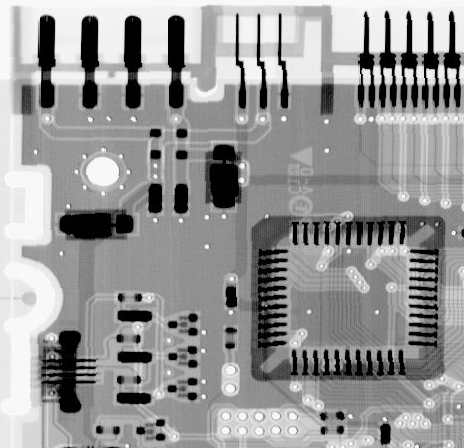
#> input picture CH05/Fig0507(a)(ckt-board-orig).tif, 464 x 448 px, found by its file name
$ python C_expt4b.py
#> lines starting #> are read from the running program, lines starting #| are printed output that depends on the picture; after the words box and inside, x2 and y2 are one past the last pixel; in counts of white or black regions, pixels touching at a corner belong together
### important_classes/noise_models.py
'''
Noise Models includes:
a) Gaussian Noise
b) Uniform Noise
c) Impulse (salt and pepper) noise
f) Erlang Noise
d) Exponential Noise
e) Rayleigh Noise


'''
# important imports:
import numpy as np
from scipy import stats as st
import cv2 as cv

class NoiseModels:

    def __init__(self):
        # Gaussian Noise
        self.gaussian_noise=lambda size,mean,variance: np.random.normal(loc=mean,scale=np.sqrt(variance),size=size)

        # Uniform Noise:
        self.uniform_noise=lambda size,a,b:np.random.uniform(low=a,high=b,size=size)

        # Rayleigh Noise:
        self.rayleigh_noise=lambda size,a,b:st.rayleigh(a,b).rvs(size=size)

        # Erlang Noise:
        self.erlang_noise=lambda size, a,b:st.gamma(b,scale=(np.sqrt(b))/a).rvs(size=size)

        # Exponential Noise:
        self.exponential_noise=lambda size,a:st.expon(scale=1/a).rvs(size=size)


    def salt_pepper_noise(self,img,pp,ps):
        sp_img=np.copy(img)
        r,c=sp_img.shape
        pn_pxls=np.uint64(pp*r*c)
        sn_pxls=np.uint64(ps*r*c)
        locs=([(x,y) for x in range(0,r) for y in range(0,c)])
        np.random.shuffle(locs)
        pn_locs=locs[0:pn_pxls]
        locs=locs[::-1]
        sn_locs=locs[0:sn_pxls]

        for i in pn_locs:
            sp_img[i]=0
        for j in sn_locs:
            sp_img[j]=255

        return sp_img

    def add_noise(self,noise,img):
        return cv.add(noise, img, dtype=cv.CV_64F)

### important_classes/filters.py
'''
Filters:

    Notes:
    * The contents are designed for gray scale images

    # height         : no of rows in image
    # width          : no of columns in image
    # r              : height of original image
    # c              : width of original image
    # d_h            : needed height of padding /selecting neighbourhood
    # d_w            : needed width of padding /selecting neighbourhood
    # m_d_h          : max height of padding /selecting neighbourhood
    # m_d_w          : max width of padding /selecting neighbourhood
    # p_h            : image height after padding
    # p_w            : image width after padding
    # size_org       : size of original image
    # imax           : max possible intensity in the image
    # imin           : min possible intensity in the image
    # nh             : neighbourhood


    * Attributes:
        ** Filter Masks
            *** Smoothening Filter Masks
                # am_mask           : arithmetic filter mask
                # gaussian_mask     : gaussian filter mask

            *** Sharpening Filter Masks
                *** Laplacian Masks
                    # lap_mask90_le     : 90 degrees Laplacian mask (light edges)
                    # lap_mask90_de     : 90 degrees Laplacian mask (dark edges)
                    # lap_mask45_le     : 45 degrees Laplacian mask (light edges)
                    # lap_mask45_de     : 45 degrees Laplacian mask (dark edges)
                *** Line Detection Masks
                    # line_mask_x         : Horizontal line detection mask
                    # line_mask_y         : Vertical line detection mask
                    # line_mask_pxy       : 45 degrees diagonal line detection mask
                    # line_mask_nxy       : -45 degrees diagonal line detection mask
                *** Prewitt Masks
                    # prew_mask_x        : Horizontal Prewitt mask
                    # prew_mask_y        : Vertical Prewitt mask
                    # prew_mask_pxy      : 45 degrees diagonal Prewitt mask
                    # prew_mask_nxy      : -45 degrees diagonal Prewitt mask
                *** Sobel Masks
                    sobel_mask_x         : Horizontal Sobel mask
                    sobel_mask_y         : Vertical Sobel mask
                    sobel_mask_pxy       : 45 degrees diagonal Sobel mask
                    sobel_mask_nxy       : -45 degrees diagonal Sobel mask

            *** Smoothening Filters
                # am_flt            : arithmetic mean filter
                # gm_flt            : geometric mean filter
                # hm_flt            : harmonic mean filter
                # chm_flt           : contraharmonic filter

                **** Order Statistic Filters
                    # median_flt    : median filter
                    # max_flt       : max filter
                    # min_flt       : min filter
                    # midpt_flt     : midpoint filter
                    # alptrm_flt    : alpha-trimmed mean filter

            *** Minimum Mean Square Error (Weiner) Filtering

    * Methods:
        ** Pre-Post Processing
            # pad_img           : used to pad an image
            # unpad_img         : used to unpad a padded image
            # isc               : intensity scaling correction

        ** Applying Filters / Masks
            # flt_apply           : used to apply filters by passing flts / masks and image

        ** Adaptive Filters
            # adpt_median_flt           : adaptive median filter
            # adpt_lclnr_flt            : adaptive local noise reduction filter

        ** Frequency Domain Filters
            *** Laplacian Masks
            # idl_lp_flt                : ideal low pass filter
            # idl_hp_flt                : ideal high pass filter
            # bw_lp_flt                 : butterworth low pass filter
            # glp_flt                   : gaussian low pass filter
            # ghp_flt                   : gaussian high pass filter


'''

# Important imports
import numpy as np

class Filters():

    def __init__(self):
        '''Filter masks: Smoothening'''
        self.am_mask=lambda order:(1/(order**2))*np.ones((order,order))
        self.guassian_mask=lambda order,sigma:np.array([np.exp(-(x**2+y**2)/2*(sigma**2)) for x in range(-int(order/2),int(order/2)+1) for y in range(-int(order/2),int(order/2)+1)]).reshape(order,order)

    # # # # # # # # # # # # # # # # # # # # # # # # #
        '''Filter masks: Sharpening'''

        # Laplacian Masks:
        self.lap_mask90_le=np.array([[0,1,0],[1,-4,1],[0,1,0]])
        self.lap_mask90_de=np.array([[0,-1,0],[-1,4,-1],[0,-1,0]])
        self.lap_mask45_le=np.array([[1,1,1],[1,-8,1],[1,1,1]])
        self.lap_mask45_de=np.array([[-1,-1,-1],[-1,8,-1],[-1,-1,-1]])

        # Line Detection Masks:
        self.line_mask_x=np.array([[-1,-1,-1],[2,2,2],[-1,-1,-1]])
        self.line_mask_y=np.array([[-1,2,-1],[-1,2,-1],[-1,2,-1]])
        self.line_mask_pxy=np.array([[2,-1,-1],[-1,2,-1],[-1,-1,2]])
        self.line_mask_nxy=np.array([[-1,-1,2],[-1,2,-1],[2,-1,-1]])

        # Prewitt Masks:
        self.prew_mask_x=np.array([[-1,-1,-1],[0,0,0],[1,1,1]])
        self.prew_mask_y=np.array([[-1,0,1],[-1,0,1],[-1,0,1]])
        self.prew_mask_pxy=np.array([[0,1,1],[-1,0,1],[-1,-1,0]])
        self.prew_mask_nxy=np.array([[-1,-1,0],[-1,0,1],[0,1,1]])

        # Sobel Masks:
        self.sobel_mask_x=np.array([[-1,-2,-1],[0,0,0],[1,2,1]])
        self.sobel_mask_y=np.array([[-1,0,1],[-2,0,2],[-1,0,1]])
        self.sobel_mask_pxy=np.array([[0,1,2],[-1,0,1],[-2,-1,0]])
        self.sobel_mask_nxy=np.array([[-2,-1,0],[-1,0,1],[0,1,2]])

    # # # # # # # # # # # # # # # # # # # # # # # # #

        '''Filters: Smoothening'''
        self.am_flt=lambda nh: np.average(nh)

        self.gm_flt=lambda nh: np.abs(np.power(np.prod(nh),(1/nh.size),dtype=complex))

        self.hm_flt=lambda nh: 0 if 0 in nh else np.reciprocal(np.average(np.reciprocal(nh)))

        self.chm_flt=lambda q:lambda nh: 0 if(0 in nh and q<0) else 0 if np.abs(np.sum(np.power(nh,q,dtype=complex)))==0 else np.abs(np.sum(np.power(nh,q+1,dtype=complex)))/np.abs(np.sum(np.power(nh,q,dtype=complex)))

        ''' **** Order Statistic Filters'''
        self.median_flt=lambda nh: np.median(nh)
        self.max_flt =lambda nh: np.max(nh)
        self.min_flt=lambda nh: np.min(nh)
        self.midpt_flt=lambda nh: 0.5*(np.max(nh)+np.min(nh))
        self.alptrm_flt=lambda d:lambda nh:np.average(np.sort(np.ravel(nh))[int(d/2):(np.sort(np.ravel(nh)).size-int(d/2))])

    # # # # # # # # # # # # # # # # # # # # # # # # #

        '''Minimum Mean Square Error (Weiner) Filtering'''
        self.weiner_flt=lambda H,k: (1/H)*((np.abs(H)**2)/((np.abs(H)**2)+k))

    # # # # # # # # # # # # # # # # # # # # # # # # #


    ''' ** Preprocessing and Post Processing functions'''
    def pad_img(self, img, layers, pad_with=0):

        r, c = img.shape[0:2]
        d_h = layers
        d_w = layers
        p_h = r+d_h
        p_w = c+d_w

        if pad_with == 0:
            img_pd = np.zeros((p_h+d_h, p_w+d_h))
        else:
            img_pd = np.ones((p_h+d_h, p_w+d_h))*255

        for i in range(d_h, p_h):
            for j in range(d_w, p_w):
                img_pd[i][j] = img[i-d_h][j-d_w]
        return img_pd

    def unpad_img(self, img, size_org, layers):
        d_h = layers
        d_w = layers
        p_h = size_org[0]+d_h
        p_w = size_org[1]+d_w
        img_unpd = np.zeros((size_org[0], size_org[1]))
        for i in range(d_h, p_h):
            for j in range(d_w, p_w):
                img_unpd[i-d_h][j-d_w] = img[i][j]
        return img_unpd

    # [8 lines left out: function isc, not called in this run]


    # # # # # # # # # # # # # # # # # # # # # # # # #
    ''' ** Applying Filters and Filter Masks'''
    def flt_apply(self, img, ord=None, flt=None, mask=np.array([None]),pad_with=0):
        if mask.any()!=None:
            order=mask.shape[0]
        else:
            order=ord

        r, c = img.shape[0:2]
        d_h = int((order-1)/2)
        d_w = int((order-1)/2)
        p_h = r+d_h
        p_w = c+d_w

        img_pd = self.pad_img(img, d_h,pad_with=pad_with)
        flt_img = np.zeros(img_pd.shape)

        if mask.any()!=None and flt==None:
            for i in range(d_h, p_h):
                for j in range(d_w, p_w):
                    flt_img[i][j] = np.sum(img_pd[i-d_h:i+d_h+1, j-d_w:j+d_w+1] * mask)

        elif mask.any()==None and flt!=None:
            for i in range(d_h, p_h):
                for j in range(d_w, p_w):
                    flt_img[i][j] = flt(img_pd[i-d_h:i+d_h+1, j-d_w:j+d_w+1])


        return self.unpad_img(flt_img, img.shape[0:2], d_h)


    # # # # # # # # # # # # # # # # # # # # # # # # #

    '''** Adaptive Filters'''

    # Adaptive Median Filter:

    # [75 lines left out: functions adpt_median_flt, adpt_lclnr_flt, not called in this run]


    # # # # # # # # # # # # # # # # # # # # # # # # #

    ''' Frequency Domain Filters'''

    # Ideal lowpass filter:
    # [53 lines left out: functions idl_lp_flt, idl_hp_flt, bw_lp_flt, glp_flt, ghp_flt, not called in this run]


### _C/C_expt4b.py
'''
C_expt No. 4b:

Using 3*3  Max, Min, Midpoint filters

'''


# important imports:
from matplotlib import pyplot as plt,gridspec as gs

### adding path to dip_toolbox
import sys
sys.path.append('./')

from dip_toolbox import NoiseModels, Filters

# creating objects from NoiseModels and Filters class:
nm=NoiseModels()
flt=Filters()

# importing original image:
img1=plt.imread('CH05\Fig0507(a)(ckt-board-orig).tif')
#> img1 is the input picture: shape (448, 464); min 0, max 255, mean 150.8

# adding noise to original image:

### salt noise with Ps=0.1
sn_img=nm.salt_pepper_noise(img1,0,0.1)
#> after the loop in salt_pepper_noise, `for j in sn_locs:`: sp_img: shape (448, 464); 9.99% of pixels changed, all inside (x1, y1, x2, y2) = (0, 0, 464, 448)
### pepper noise with Ps=0.1
pn_img=nm.salt_pepper_noise(img1,0.1,0)
#> call 2 of salt_pepper_noise, with pp = 0.1, ps = 0
#> after the loop in salt_pepper_noise (call 2), `for i in pn_locs:`:
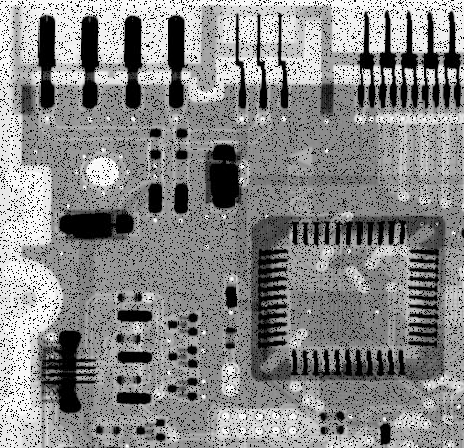
#> sp_img: shape (448, 464); 9.38% of pixels changed, all inside (x1, y1, x2, y2) = (0, 0, 464, 448)
### salt and pepper noise with Pp=Ps=0.1
spn_img=nm.salt_pepper_noise(img1,0.1,0.1)
#> call 3 of salt_pepper_noise, with pp = 0.1, ps = 0.1
#> after the loop in salt_pepper_noise (call 3), `for i in pn_locs:`:
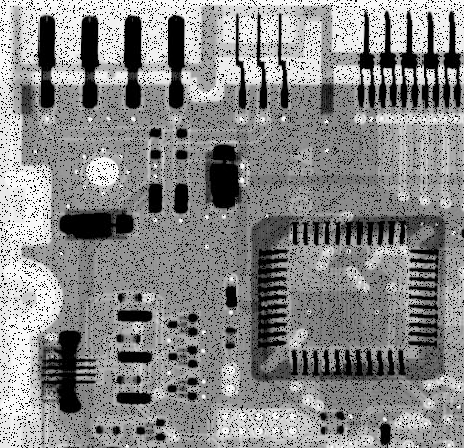
#> sp_img: shape (448, 464); 9.37% of pixels changed, all inside (x1, y1, x2, y2) = (0, 0, 464, 448)
#> after the loop in salt_pepper_noise (call 3), `for j in sn_locs:`:
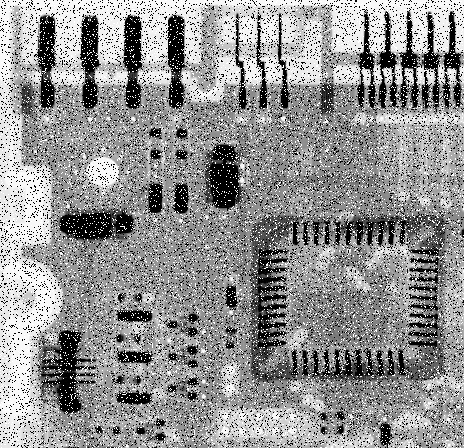
#> sp_img: shape (448, 464); 9.99% of pixels changed, all inside (x1, y1, x2, y2) = (0, 0, 464, 448)

### guassian noise with mean:5 and variance:1000
gn=nm.gaussian_noise(img1.shape,5,1000)
img_gn=nm.add_noise(gn,img1)

### uniform noise with a=-50,b=50
un=nm.uniform_noise(img1.shape,-50,50)
img_un=nm.add_noise(un,img1)

# Filtering using Max and Min filter:

### salt noise using min filter
flt_s_mn_img=flt.flt_apply(sn_img,3,flt.min_flt)
### pepper noise using max filter
flt_p_mx_img=flt.flt_apply(pn_img,3,flt.max_flt)
### salt and pepper noise using min filter
flt_sp_mn_img=flt.flt_apply(spn_img,3,flt.min_flt)
#> call 3 of unpad_img, with size_org = (448, 464), layers = 1
#> after the loop in unpad_img (call 3), `for i in range(d_h, p_h):`:
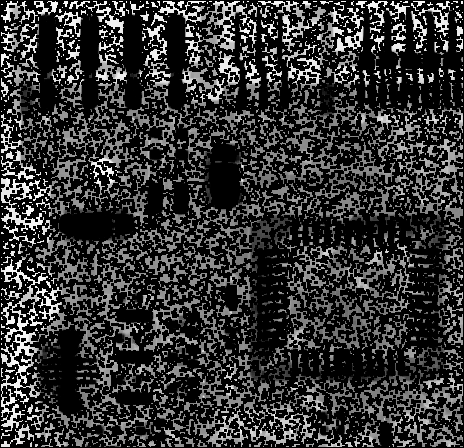
#> img_unpd: shape (448, 464) float64; min 0, max 249, mean 52.1
### salt and pepper noise using max filter
flt_sp_mx_img=flt.flt_apply(spn_img,3,flt.max_flt)
#> call 4 of flt_apply, with ord = 3, mask = array of shape (1,), pad_with = 0
#> after the loop in flt_apply (call 4), `for i in range(d_h, p_h):`:
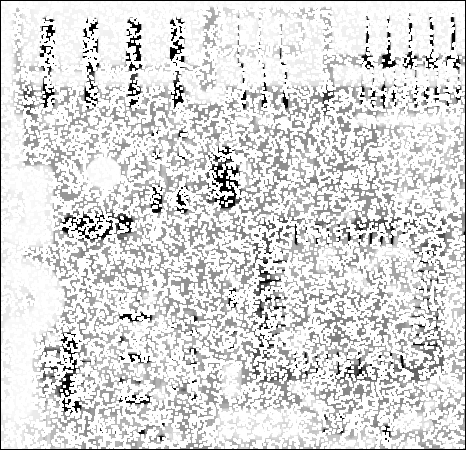
#> flt_img: shape (450, 466) float64; min 0, max 255, mean 218.1


# Filtering using Midpoint filter:

### guassian noise using midpoint filter
flt_g_mp_img=flt.flt_apply(img_gn,3,flt.midpt_flt)
### uniform noise using midpoint filter
flt_u_mp_img=flt.flt_apply(img_un,3,flt.midpt_flt)
#> after the loop in pad_img (call 6), `for i in range(d_h, p_h):`:
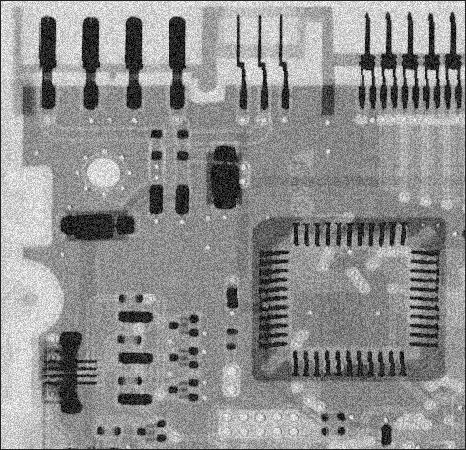
#> img_pd: shape (450, 466) float64; min -49.99, max 304.8, mean 149.4; drawn with min black and max white
### salt and pepper noise using midpoint filter
flt_sp_mp_img=flt.flt_apply(spn_img,3,flt.midpt_flt)
#> after the loop in unpad_img (call 7), `for i in range(d_h, p_h):`:
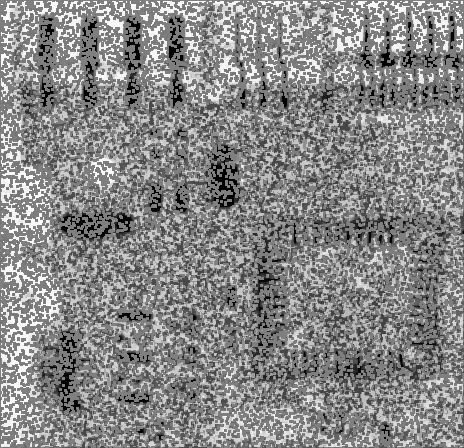
#> img_unpd: shape (448, 464) float64; min 0, max 252, mean 136.1


# plots

### Filtering using Max and Min filter:

fig1=plt.figure(1)
gs1=gs.GridSpec(2,4)

ax11=plt.subplot(gs1[0,0])
ax11.set_title('Original image')
ax11.axis('off')
ax11.imshow(img1,cmap='gray',vmax=255,vmin=0)

ax12=plt.subplot(gs1[0,1])
ax12.set_title(f'Salt Noise (Ps=0.1)')
ax12.axis('off')
ax12.imshow(sn_img,cmap='gray',vmax=255,vmin=0)

ax13=plt.subplot(gs1[0,2])
ax13.set_title(f'Pepper Noise (Pp=0.1)')
ax13.axis('off')
ax13.imshow(pn_img,cmap='gray',vmax=255,vmin=0)


ax14=plt.subplot(gs1[0,3])
ax14.set_title(f'Salt & Pepper Noise (Pp=Pp=0.1) ')
ax14.axis('off')
ax14.imshow(spn_img,cmap='gray',vmax=255,vmin=0)

ax15=plt.subplot(gs1[1,0])
ax15.set_title(f'SN using Min flt ')
ax15.axis('off')
ax15.imshow(flt_s_mn_img,cmap='gray',vmax=255,vmin=0)

ax16=plt.subplot(gs1[1,1])
ax16.set_title(f'PN using Max flt')
ax16.axis('off')
ax16.imshow(flt_p_mx_img,cmap='gray',vmax=255,vmin=0)

ax17=plt.subplot(gs1[1,2])
ax17.set_title(f'SPN using Min flt')
ax17.axis('off')
ax17.imshow(flt_sp_mn_img,cmap='gray',vmax=255,vmin=0)

ax18=plt.subplot(gs1[1,3])
ax18.set_title(f'SPN using Max flt')
ax18.axis('off')
ax18.imshow(flt_sp_mx_img,cmap='gray',vmax=255,vmin=0)

fig1.tight_layout(pad=2.5)
fig1.set_size_inches(13,8)
fig1.suptitle('Handling Salt & Pepper noise using Order Statistic filters: 1) Using 3*3 Max and Min filters ',font='Times New Roman',fontweight="bold",fontsize=16)
fig1.savefig('input_output/C_expt4b_1.jpg',dpi=500)


# Filtering using Midpoint Filters

fig2=plt.figure(2)
gs2=gs.GridSpec(2,3)

ax21=plt.subplot(gs2[0,0])
ax21.set_title('Original image')
ax21.axis('off')
ax21.imshow(img1,cmap='gray',vmax=255,vmin=0)

ax22=plt.subplot(gs2[0,1])
ax22.set_title(f'Image with GN ($\mu$=5, $\sigma^2$=1000)')
ax22.axis('off')
ax22.imshow(img_gn,cmap='gray',vmax=255,vmin=0)

ax23=plt.subplot(gs2[0,2])
ax23.set_title(f'Image with UN (a=-50, b=50)')
ax23.axis('off')
ax23.imshow(img_un,cmap='gray',vmax=255,vmin=0)

ax24=plt.subplot(gs2[1,0])
ax24.set_title(f'SPN with Midpoint Flt')
ax24.axis('off')
ax24.imshow(flt_sp_mp_img,cmap='gray',vmax=255,vmin=0)

ax25=plt.subplot(gs2[1,1])
ax25.set_title(f'GN with Midpoint Flt')
ax25.axis('off')
ax25.imshow(flt_g_mp_img,cmap='gray',vmax=255,vmin=0)

ax26=plt.subplot(gs2[1,2])
ax26.set_title(f'UN with Midpoint Flt')
ax26.axis('off')
ax26.imshow(flt_u_mp_img,cmap='gray',vmax=255,vmin=0)

fig2.tight_layout(pad=3)
fig2.set_size_inches(13,8)
fig2.suptitle('Handling Salt & Pepper, Gaussian and Uniform noise using Order Statistic filters: 2) Using 3*3 Mid point filters ',font='Times New Roman',fontweight="bold",fontsize=16)
fig2.savefig('input_output/C_expt4b_2.jpg',dpi=500)

plt.show()
